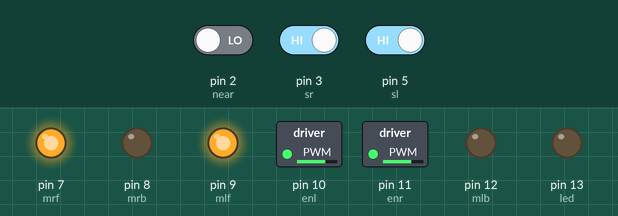
Bench run of a sketch on a simulated Arduino Uno, built with avr-gcc and run on an emulated ATmega328P. On the bench: switched loads named in the sketch (green lamp = pin HIGH), output pins drawn as LEDs (lit = HIGH). The test bench sets the inputs (shaded band); at power-on: pin 2 (near) LOW, pin 5 (sl) HIGH, pin 3 (sr) HIGH.

Above: at 6.2 s.
6.3 s: pin 2 (near) driven HIGH
At 9.2 s:
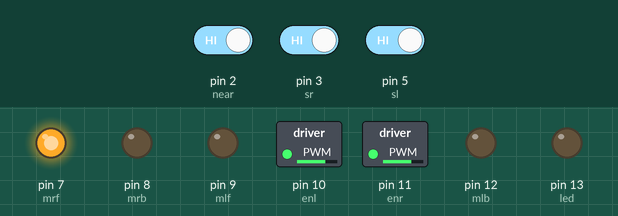
At 11.5 s:
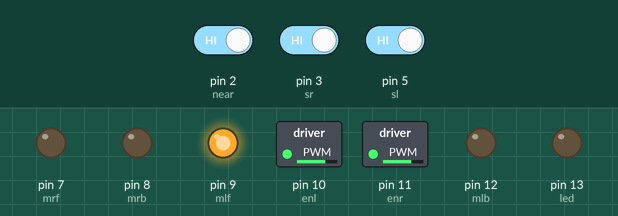
12.3 s: pin 5 (sl) driven LOW
At 15.1 s:
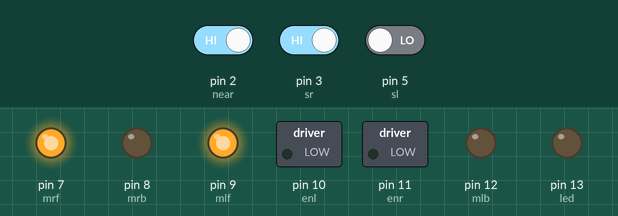
15.3 s: pin 3 (sr) driven LOW
Timing chart, 0 to 24.2 s (numbered marks = the images above; inputs shaded):
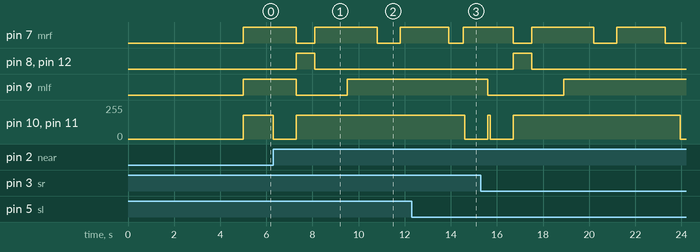

The sketch:

line-follower-arduino.ino
```cpp
//f inainte b inapoi l left r right
// out 2 si 3 sunt pt inainte la motoare, out 1 si 4 sunt pt inapoi, 1,2 - motor dreapta, 3,4 - motor stanga
// sl si sr sunt pe invers dar si citirea e pe invers low = negru si high = alb
int mrf = 7;
int mlf = 9;
int mrb = 8;
int mlb = 12;
int sr = 3;
int sl = 5;
int near = 2;

int svr = 0;  //read values
int svl = 0;
int nearv = 0;

int led = 13;
int enr = 11;
int enl = 10;

int tspeed = 180;

void setup() {

  pinMode(mrf, OUTPUT);
  pinMode(mlf, OUTPUT);
  pinMode(mrb, OUTPUT);
  pinMode(mlb, OUTPUT);
  pinMode(led, OUTPUT);
  pinMode(enr, OUTPUT);
  pinMode(enl, OUTPUT);
  pinMode(sr, INPUT);
  pinMode(sl, INPUT);
  pinMode(near, INPUT);

  delay(5000);

  Serial.begin(9600);
}

void loop() {
  svr = digitalRead(sr);
  svl = digitalRead(sl);
  nearv = digitalRead(near);  //low = no obstacle

  if(svl==LOW && svr==LOW)
  {
  stop();
  }

  if(svl==HIGH && svr==LOW)
  {
  left();
  }

  if(svl==LOW && svr==HIGH)
  {
  right();
  }

  if(svl==HIGH && svr==HIGH)
  {
  forward();
  }
  //basic line following capabilities until now ))

  if(nearv==HIGH)// object needs to be heavy enough to not move
   // when in contact with the vehicle
  {
    stop();
    delay(1000);

    backward();
    delay(800);

    lefts();
    delay(1400);//avoid obstacle by going left

    forward();
    delay(1300);

    rights();
    delay(1000);

    forward();
    delay(2100);//get in front of the obstacle

    rights();
    delay(650);//reach the line again at slight right angle

    while(svl==HIGH)//left is actually right sensor!!!!
    {
      forward();
      delay(50);
     svl = digitalRead(sl);
    }

      stop();
      delay(1000);//for debug

      lefts();
      delay(100);
    //get over the line

    stop();

  }

}

void forward()
 {
  digitalWrite(mrf,HIGH);//7 in2
  digitalWrite(mlf,HIGH);//9 in3
  digitalWrite(mrb,LOW);//8 in1
  digitalWrite(mlb,LOW);//12 in4
  analogWrite (enr,tspeed);
  analogWrite (enl,tspeed);
 }

void backward()
{
  digitalWrite(mrf,LOW);//7 in2
  digitalWrite(mlf,LOW);//9 in3
  digitalWrite(mrb,HIGH);//8 in1
  digitalWrite(mlb,HIGH);//12 in4
  analogWrite (enr,tspeed);
  analogWrite (enl,tspeed);
}

void rights()
 {
  digitalWrite(mrf,LOW);
  digitalWrite(mlf,HIGH);
  digitalWrite(mrb,LOW);
  digitalWrite(mlb,LOW);
  analogWrite (enr,tspeed);
  analogWrite (enl,tspeed);
 }

void lefts()
 {
  digitalWrite(mrf,HIGH);
  digitalWrite(mlf,LOW);
  digitalWrite(mrb,LOW);
  digitalWrite(mlb,LOW);
  analogWrite (enr,tspeed);
  analogWrite (enl,tspeed);
 }

 void right()
 {
  digitalWrite(mrf,LOW);
  digitalWrite(mlf,HIGH);
  digitalWrite(mrb,HIGH);
  digitalWrite(mlb,LOW);
  analogWrite (enr,tspeed);
  analogWrite (enl,tspeed);
 }

void left()
 {
  digitalWrite(mrf,HIGH);
  digitalWrite(mlf,LOW);
  digitalWrite(mrb,LOW);
  digitalWrite(mlb,HIGH);
  analogWrite (enr,tspeed);
  analogWrite (enl,tspeed);
 }

void stop()
 {
  analogWrite (enr,0);
  analogWrite (enl,0);
 }
```

Measured:
- after the input at 6.3 s, pin 7 (mrf): HIGH → LOW after 1.0 s, → HIGH 0.80 s later, → LOW 2.7 s later, → HIGH 1.0 s later; pin 8 (mrb), pin 12 (mlb): LOW → HIGH after 1.0 s, → LOW 0.80 s later; pin 9 (mlf): HIGH → LOW after 1.0 s, → HIGH 2.2 s later; pin 10 (enl), pin 11 (enr): 180/255 → 0/255 at once, → 180/255 1.0 s later
- after the input at 12.3 s, pin 10 (enl), pin 11 (enr): 180/255 → 0/255 after 2.3 s
